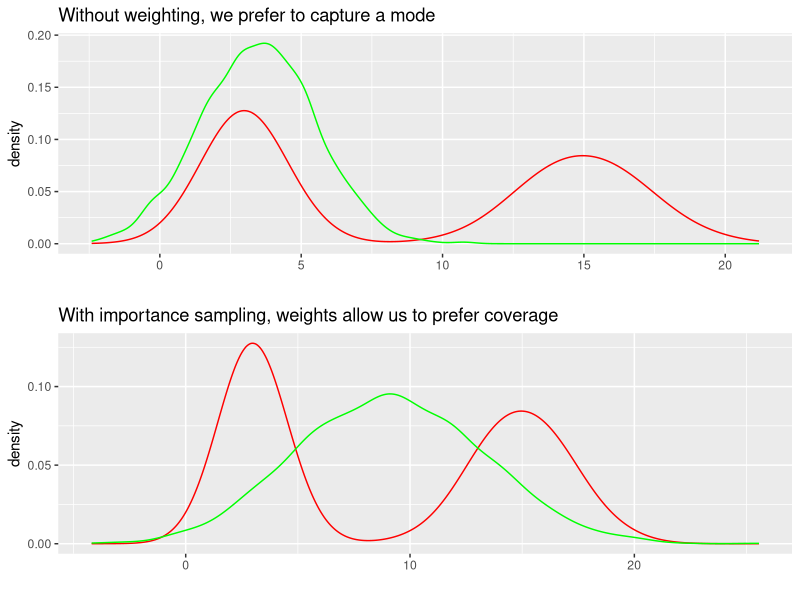

Source code (R):
## ---- chunk 1
library(ggplot2)
library(gridExtra)
library(tidyverse)
## ---- chunk 2

mixture <- data.frame(normals = c(rnorm(1000,3,1),rnorm(1000,15,2)),
                      mode_seeking_kl = rnorm(2000,3.5,2),
                      mean_seeking_kl = rnorm(2000,9,4))
## ---- chunk 3


rkl_plot <- mixture %>% ggplot(aes(x = normals)) +
  geom_density(aes(x = normals), color = "red") +
  geom_density(aes(x = mode_seeking_kl), color = "green") + ggtitle("Without weighting, we prefer to capture a mode") +
  xlab("")

fkl_plot <- mixture %>% ggplot(aes(x = normals)) +
  geom_density(aes(x = normals), color = "red") +
  geom_density(aes(x = mean_seeking_kl), color = "green") + ggtitle("With importance sampling, weights allow us to prefer coverage") +
  xlab("")

grid.arrange(rkl_plot,fkl_plot)
